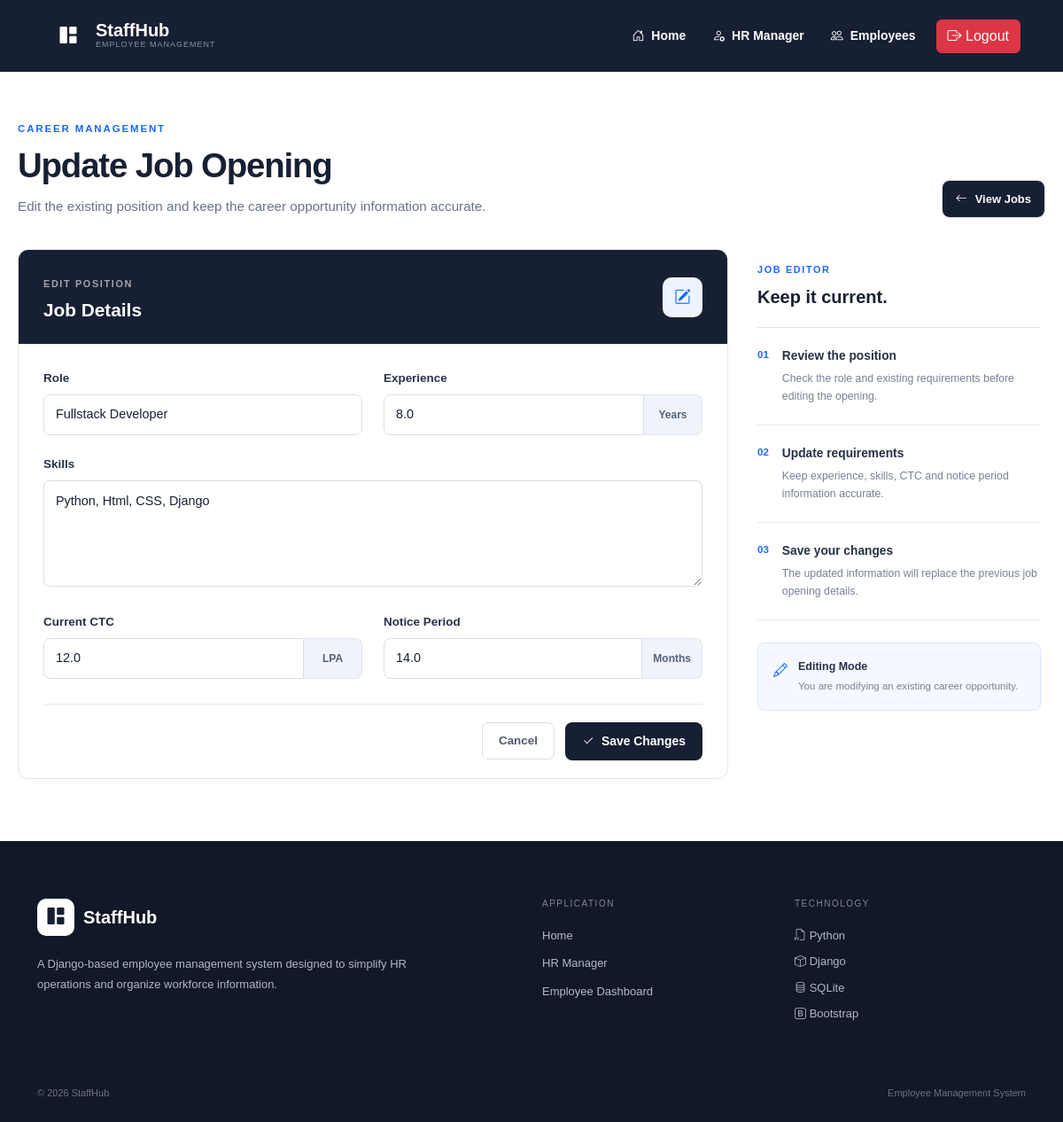
Screenshot of /jobupdate/1/ (signed in) with the database file from the repository.
### empmngt/models.py (models this page shows)
class Job(models.Model):
    Role = models.CharField(max_length=100)
    Experience = models.FloatField(max_length=100)
    Skills = models.CharField(max_length=100)
    CTC = models.FloatField(max_length=100)
    Notice_Period = models.FloatField(max_length=100)

### empmngt/views.py (the view, shortened to what this page needs)
# urls.py: path('jobupdate/<int:id>/', views.jobupdate, name='jobupdate'),
@login_required
def jobupdate(request, id):
    data = Job.objects.get(id=id)
    return render(request, 'empmngt/jobupdate.html', {'d': data})

### empmngt/middle.py (called while the page is built)
    def __call__(self, request):
        response = self.get_response(request)
        if response.status_code == 404:
            return render(request, 'empmngt/technical_issue.html', status=404)
        return response

### templates/empmngt/jobupdate.html (shortened to what this page needs)
{% extends "empmngt/navbar.html" %}
{% block nav_block %}
<div class="job-update-header">
    <div>
        <span class="job-update-eyebrow">CAREER MANAGEMENT</span>
        <h1>Update Job Opening</h1>
        <p>Edit the existing position and keep the career opportunity information accurate.</p>
    </div>
<a href="/jobs/" class="back-link">
    <i class="bi bi-arrow-left"></i>
    View Jobs
</a>
</div>
<div class="job-update-layout">
<div class="job-update-card">
    <div class="job-update-card-header">
        <div>
            <span>EDIT POSITION</span>
            <h2>Job Details</h2>
        </div>
        <div class="job-update-icon">
            <i class="bi bi-pencil-square"></i>
        </div>
    </div>
    <form method="POST">
        <div class="job-update-fields">
            <div class="job-field">
                <label for="Role">
                    Role
                </label>
                <input
                    type="text"
                    id="Role"
                    name="Role"
                    value="{{ d.Role }}"
                    class="job-input"
                    required
                >
            </div>
            <div class="job-field">
                <label for="Experience">
                    Experience
                </label>
                <div class="input-suffix-group">
                <input
                    type="number"
                    id="Experience"
                    name="Experience"
                    value="{{ d.Experience }}" min='0' step='0.5'
                    class="job-input"
                    required
                ><span class="input-suffix">Years</span>
                </div>
            </div>
            <div class="job-field job-field-full">
                <label for="Skills">
                    Skills
                </label>
                <textarea
                    id="Skills"
                    name="Skills"
                    class="job-input job-textarea"
                    placeholder="Enter required skills..."
                    required
                >{{ d.Skills }}</textarea>
            </div>
            <div class="job-field">
                <label for="CTC">
                    Current CTC
                </label>
                <div class="input-suffix-group">
                <input
                    type="number"
                    id="CTC"
                    name="CTC"
                    value="{{ d.CTC }}" min='0' step='0.1'
                    class="job-input"
                    required
                ><span class="input-suffix">LPA</span>
            </div>
            </div>
            <div class="job-field">
                <label for="Notice_Period">
                    Notice Period
                </label>
                <div class="input-suffix-group">
                <input
                    type="number"
                    id="Notice_Period"
                    name="Notice_Period"
                    value="{{ d.Notice_Period }}" min='0' step='1'
                    class="job-input"
                    required
                ><span class="input-suffix">Months</span>
            </div>
            </div>
        </div>
        <div class="job-update-divider"></div>
        <div class="job-update-actions">
            <a href="/jobs/" class="job-cancel-btn">
                Cancel
            </a>
            <button type="submit" class="save-btn">
                <i class="bi bi-check2"></i>
                Save Changes
            </button>
        </div>
    </form>
</div>
<aside class="job-update-sidebar">
    <div class="job-sidebar-heading">
        <span>JOB EDITOR</span>
        <h3>Keep it current.</h3>
    </div>
    <div class="job-guide-item">
        <span class="job-guide-number">01</span>
        <div>
            <strong>Review the position</strong>
            <p>
                Check the role and existing requirements before editing the opening.
            </p>
        </div>
    </div>
    <div class="job-guide-item">
        <span class="job-guide-number">02</span>
        <div>
            <strong>Update requirements</strong>
            <p>
                Keep experience, skills, CTC and notice period information accurate.
            </p>
        </div>
    </div>
    <div class="job-guide-item">
        <span class="job-guide-number">03</span>
        <div>
            <strong>Save your changes</strong>
            <p>
                The updated information will replace the previous job opening details.
            </p>
        </div>
    </div>
    <div class="job-update-note">
        <i class="bi bi-pencil"></i>
        <div>
            <strong>Editing Mode</strong>
            <span>
                You are modifying an existing career opportunity.
            </span>
        </div>
    </div>
</aside>
</div>
{% endblock %}

### rows the page displays
Job: Role "Fullstack Developer", Experience "8.0", Skills "Python, Html, CSS, Django", CTC "12.0", Notice_Period "14.0"
